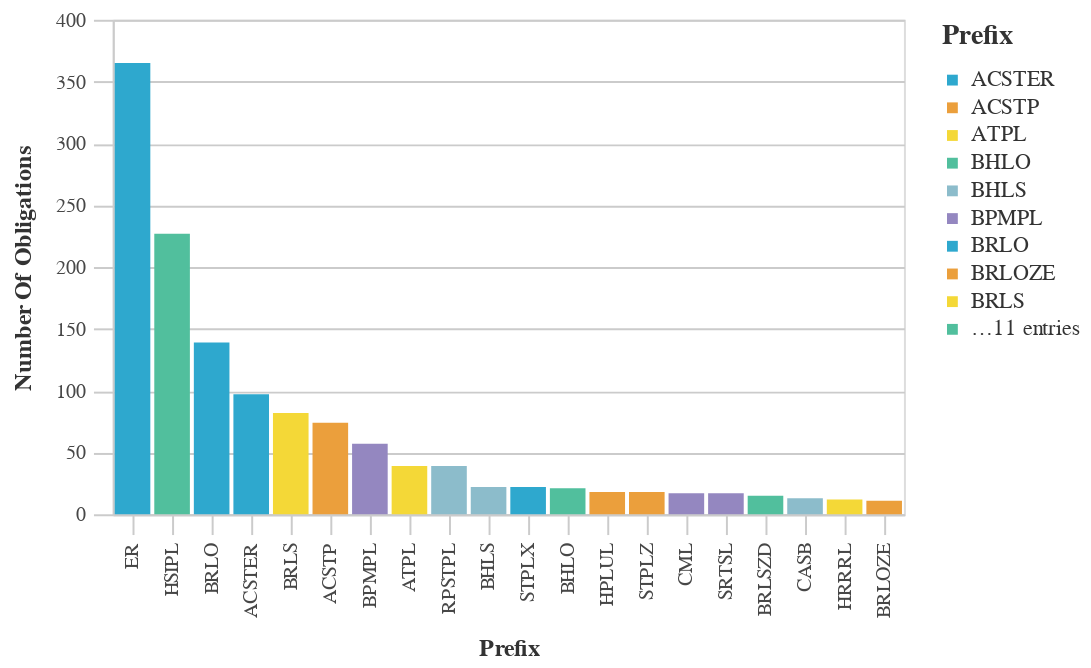

The cell this chart's notebook holds for it:
### Code cell
#Bar chart with the Most Used Prefix Counts
chart_df = (df_top>>filter(_.variable=='prefix')).rename(columns={"value":"Prefix",
                                 "count":"Number of Obligations"})
chart9= (_dla_utils_reports.basic_bar_chart_no_save(chart_df, 'Prefix', 'Number of Obligations', 'Prefix', district))
    
display(HTML("<h4><strong>Most Used Prefix Codes</strong></h4>"))
chart9

### Figure 1 — Vega-Lite specification as saved in the notebook (floating-point values rounded to 4 significant figures)
{"config": {"view": {"continuousWidth": 400, "continuousHeight": 300}, "axis": {"domainColor": "#cbcbcb", "grid": true, "gridColor": "#cbcbcb", "gridWidth": 1, "labelColor": "#474747", "labelFont": "Nunito Sans", "labelFontSize": 10, "labelPadding": 4, "tickColor": "#cbcbcb", "tickSize": 10, "titleColor": "#333", "titleFont": "Raleway", "titleFontSize": 12, "titlePadding": 10}, "axisBand": {"grid": false}, "background": "white", "font": "Raleway", "header": {"labelFont": "Nunito Sans", "titleFont": "Raleway"}, "legend": {"labelColor": "#333", "labelFont": "Nunito Sans", "labelFontSize": 11, "labelLimit": 0, "padding": 1, "symbolSize": 30, "symbolType": "square", "titleColor": "#333", "titleFont": "Raleway", "titleFontSize": 14, "titlePadding": 10}, "title": {"anchor": "middle", "font": "Raleway", "fontSize": 18, "fontWeight": 300, "offset": 20}}, "data": {"name": "data-e3a776e60ec57c6f68ec70b89c24c10c"}, "mark": "bar", "encoding": {"color": {"field": "Prefix", "legend": {"symbolLimit": 10, "title": "Prefix"}, "scale": {"range": ["#2EA8CE", "#EB9F3C", "#F4D837", "#51BF9D", "#8CBCCB", "#9487C0"]}, "type": "nominal"}, "tooltip": [{"field": "Prefix", "type": "nominal"}, {"field": "Number of Obligations", "type": "quantitative"}], "x": {"field": "Prefix", "sort": "-y", "title": "Prefix", "type": "nominal"}, "y": {"field": "Number of Obligations", "title": "Number Of Obligations", "type": "quantitative"}}, "height": 250, "width": 400, "$schema": "https://vega.github.io/schema/vega-lite/v4.17.0.json", "datasets": {"data-e3a776e60ec57c6f68ec70b89c24c10c": [{"Prefix": "ER", "Number of Obligations": 365, "variable": "prefix"}, {"Prefix": "HSIPL", "Number of Obligations": 227, "variable": "prefix"}, {"Prefix": "BRLO", "Number of Obligations": 139, "variable": "prefix"}, {"Prefix": "ACSTER", "Number of Obligations": 97, "variable": "prefix"}, {"Prefix": "BRLS", "Number of Obligations": 82, "variable": "prefix"}, {"Prefix": "ACSTP", "Number of Obligations": 74, "variable": "prefix"}, {"Prefix": "BPMPL", "Number of Obligations": 57, "variable": "prefix"}, {"Prefix": "ATPL", "Number of Obligations": 39, "variable": "prefix"}, {"Prefix": "RPSTPL", "Number of Obligations": 39, "variable": "prefix"}, {"Prefix": "BHLS", "Number of Obligations": 22, "variable": "prefix"}, {"Prefix": "STPLX", "Number of Obligations": 22, "variable": "prefix"}, {"Prefix": "BHLO", "Number of Obligations": 21, "variable": "prefix"}, {"Prefix": "HPLUL", "Number of Obligations": 18, "variable": "prefix"}, {"Prefix": "STPLZ", "Number of Obligations": 18, "variable": "prefix"}, {"Prefix": "CML", "Number of Obligations": 17, "variable": "prefix"}, {"Prefix": "SRTSL", "Number of Obligations": 17, "variable": "prefix"}, {"Prefix": "BRLSZD", "Number of Obligations": 15, "variable": "prefix"}, {"Prefix": "CASB", "Number of Obligations": 13, "variable": "prefix"}, {"Prefix": "HRRRL", "Number of Obligations": 12, "variable": "prefix"}, {"Prefix": "BRLOZE", "Number of Obligations": 11, "variable": "prefix"}]}}
